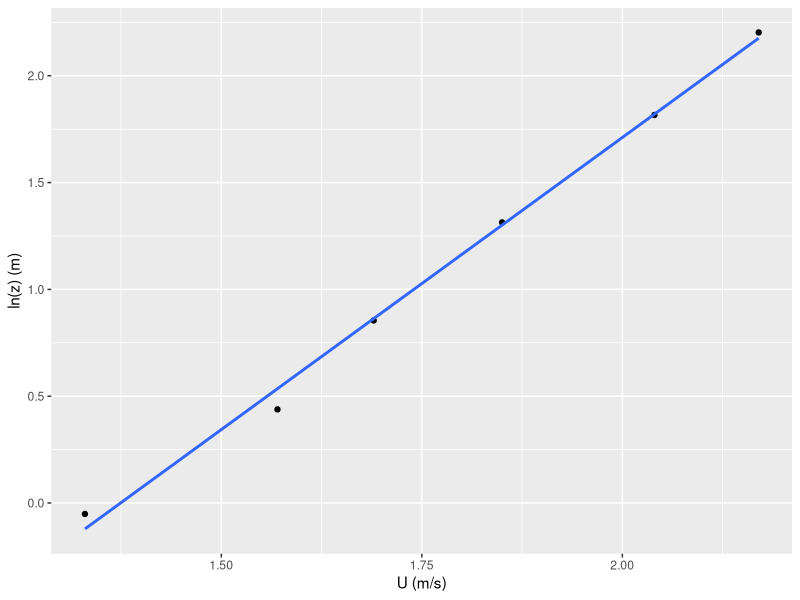

Write R code to recreate this figure.
# Load example data
data <- read.csv(file = 'Lecture 20 Log wind profile example.csv', header = TRUE)

# Create new column for ln(z)
data$lnz <- log(data$z)
  
# Display data
head(data)

# Plot wind speed vs. height 
suppressMessages(library("ggplot2")) # load plotting package first

ggplot(data, aes(x = U, y = lnz)) + 
  geom_point() + 
  labs(
    x = "U (m/s)",
    y = "ln(z) (m)") +
  geom_smooth(method = "lm", se = FALSE) # Linear fit


# Fit line through data. Note for this use the function lm
modelFit <- lm(lnz~U, data=data) 
summary(modelFit)$coefficients # Details of model fit 

# estimate z0. Hint - summary(modelFit)$coefficients[1] will be helpful here
z0 <- exp(summary(modelFit)$coefficients[1])
cat("z0 is: ", round(z0,3), "m", "\n")

# To estimate the slope, use:
slope <- summary(modelFit)$coefficients[2]